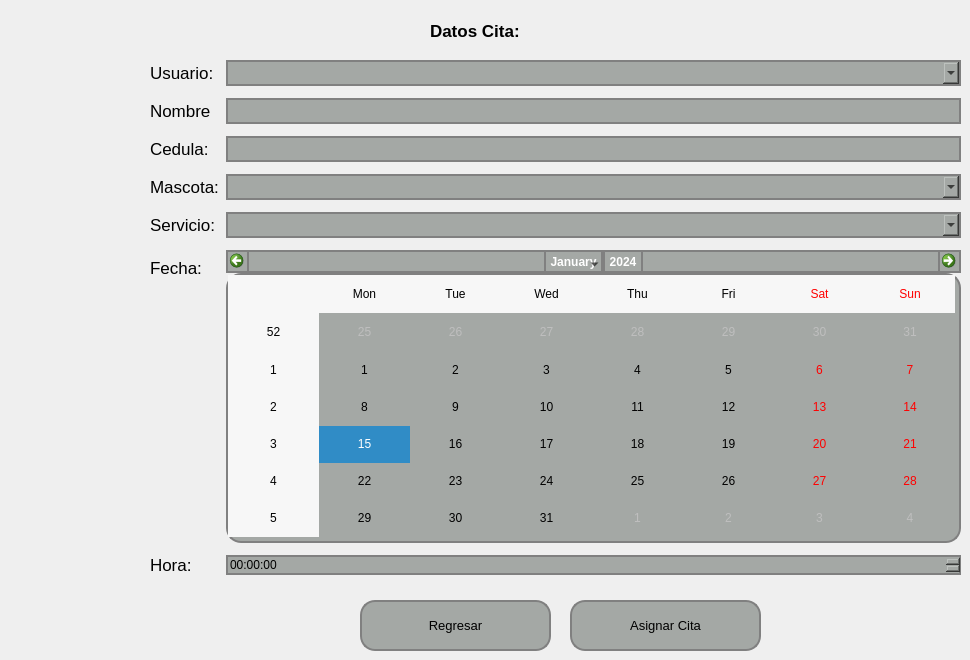
   <widget class="QWidget" name="pageContaduria">
    <widget class="QLabel" name="label_30">
     <property name="geometry">
      <rect>
       <x>430</x>
       <y>10</y>
       <width>171</width>
       <height>41</height>
      </rect>
     </property>
     <property name="font">
      <font>
       <pointsize>13</pointsize>
       <weight>75</weight>
       <bold>true</bold>
      </font>
     </property>
     <property name="text">
      <string>Datos Cita:</string>
     </property>
    </widget>
    <widget class="QPushButton" name="pushButtonRegresarNuevaCita">
     <property name="geometry">
      <rect>
       <x>360</x>
       <y>600</y>
       <width>191</width>
       <height>51</height>
      </rect>
     </property>
     <property name="font">
      <font>
       <pointsize>10</pointsize>
      </font>
     </property>
     <property name="styleSheet">
      <string notr="true">QPushButton {
    background-color: #a4a8a5; /* Color del botón */
    border-radius: 15px;       /* Borde redondeado, ajusta el valor para más curvatura */
    border: 2px solid #808080; /* Opcional: agrega un borde de color gris */
}

QPushButton:hover {
    background-color: #b0b5b0; /* Color al pasar el mouse */
}

QPushButton:pressed {
    background-color: #8f938f; /* Color al hacer clic */
}
</string>
     </property>
     <property name="text">
      <string>Regresar</string>
     </property>
    </widget>
    <widget class="QWidget" name="formLayoutWidget_11">
     <property name="geometry">
      <rect>
       <x>150</x>
       <y>60</y>
       <width>811</width>
       <height>515</height>
      </rect>
     </property>
     <layout class="QFormLayout" name="formLayout_11">
      <property name="sizeConstraint">
       <enum>QLayout::SetDefaultConstraint</enum>
      </property>
      <property name="horizontalSpacing">
       <number>7</number>
      </property>
      <property name="verticalSpacing">
       <number>12</number>
      </property>
      <property name="bottomMargin">
       <number>0</number>
      </property>
      <item row="0" column="0">
       <widget class="QLabel" name="label_115">
        <property name="font">
         <font>
          <pointsize>13</pointsize>
         </font>
        </property>
        <property name="text">
         <string>Usuario:</string>
        </property>
       </widget>
      </item>
      <item row="0" column="1">
       <widget class="QComboBox" name="comboBoxUsuarioCita">
        <property name="font">
         <font>
          <pointsize>13</pointsize>
         </font>
        </property>
        <property name="styleSheet">
         <string notr="true">    background-color: #a4a8a5; /* Color del botón */
    border-radius: 15px;       /* Borde redondeado, ajusta el valor para más curvatura */
    border: 2px solid #808080; /* Opcional: agrega un borde de color gris */</string>
        </property>
       </widget>
      </item>
      <item row="1" column="0">
       <widget class="QLabel" name="label_97">
        <property name="font">
         <font>
          <pointsize>13</pointsize>
         </font>
        </property>
        <property name="text">
         <string>Nombre</string>
        </property>
       </widget>
      </item>
      <item row="1" column="1">
       <widget class="QLineEdit" name="lineEditNombreUsuario">
        <property name="font">
         <font>
          <pointsize>13</pointsize>
         </font>
        </property>
        <property name="styleSheet">
         <string notr="true">    background-color: #a4a8a5; /* Color del botón */
    border-radius: 15px;       /* Borde redondeado, ajusta el valor para más curvatura */
    border: 2px solid #808080; /* Opcional: agrega un borde de color gris */</string>
        </property>
       </widget>
      </item>
      <item row="3" column="0">
       <widget class="QLabel" name="label_110">
        <property name="font">
         <font>
          <pointsize>13</pointsize>
         </font>
        </property>
        <property name="text">
         <string>Mascota:</string>
        </property>
       </widget>
      </item>
      <item row="3" column="1">
       <widget class="QComboBox" name="comboBoxMascota">
        <property name="font">
         <font>
          <pointsize>13</pointsize>
         </font>
        </property>
        <property name="styleSheet">
         <string notr="true">    background-color: #a4a8a5; /* Color del botón */
    border-radius: 15px;       /* Borde redondeado, ajusta el valor para más curvatura */
    border: 2px solid #808080; /* Opcional: agrega un borde de color gris */</string>
        </property>
       </widget>
      </item>
      <item row="2" column="0">
       <widget class="QLabel" name="label_111">
        <property name="font">
         <font>
          <pointsize>13</pointsize>
         </font>
        </property>
        <property name="text">
         <string>Cedula:</string>
        </property>
       </widget>
      </item>
      <item row="2" column="1">
       <widget class="QLineEdit" name="lineEditCedulaUsuario">
        <property name="font">
         <font>
          <pointsize>13</pointsize>
         </font>
        </property>
        <property name="styleSheet">
         <string notr="true">    background-color: #a4a8a5; /* Color del botón */
    border-radius: 15px;       /* Borde redondeado, ajusta el valor para más curvatura */
    border: 2px solid #808080; /* Opcional: agrega un borde de color gris */</string>
        </property>
       </widget>
      </item>
      <item row="5" column="0">
       <widget class="QLabel" name="label_114">
        <property name="font">
         <font>
          <pointsize>13</pointsize>
         </font>
        </property>
        <property name="text">
         <string>Fecha:</string>
        </property>
       </widget>
      </item>
      <item row="5" column="1">
       <widget class="QCalendarWidget" name="calendarWidgetFechaCita">
        <property name="styleSheet">
         <string notr="true">    background-color: #a4a8a5; /* Color del botón */
    border-radius: 15px;       /* Borde redondeado, ajusta el valor para más curvatura */
    border: 2px solid #808080; /* Opcional: agrega un borde de color gris */</string>
        </property>
       </widget>
      </item>
      <item row="6" column="0">
       <widget class="QLabel" name="label_112">
        <property name="font">
         <font>
          <pointsize>13</pointsize>
         </font>
        </property>
        <property name="text">
         <string>Hora:</string>
        </property>
       </widget>
      </item>
      <item row="6" column="1">
       <widget class="QTimeEdit" name="timeEditCita">
        <property name="styleSheet">
         <string notr="true">    background-color: #a4a8a5; /* Color del botón */
    border-radius: 15px;       /* Borde redondeado, ajusta el valor para más curvatura */
    border: 2px solid #808080; /* Opcional: agrega un borde de color gris */</string>
        </property>
       </widget>
      </item>
      <item row="4" column="0">
       <widget class="QLabel" name="label_113">
        <property name="font">
         <font>
          <pointsize>13</pointsize>
         </font>
        </property>
        <property name="text">
         <string>Servicio:</string>
        </property>
       </widget>
      </item>
      <item row="4" column="1">
       <widget class="QComboBox" name="comboBoxServicio">
        <property name="font">
         <font>
          <pointsize>13</pointsize>
         </font>
        </property>
        <property name="styleSheet">
         <string notr="true">    background-color: #a4a8a5; /* Color del botón */
    border-radius: 15px;       /* Borde redondeado, ajusta el valor para más curvatura */
    border: 2px solid #808080; /* Opcional: agrega un borde de color gris */</string>
        </property>
       </widget>
      </item>
     </layout>
    </widget>
    <widget class="QPushButton" name="pushButtonAsignarCita">
     <property name="geometry">
      <rect>
       <x>570</x>
       <y>600</y>
       <width>191</width>
       <height>51</height>
      </rect>
     </property>
     <property name="font">
      <font>
       <pointsize>10</pointsize>
      </font>
     </property>
     <property name="styleSheet">
      <string notr="true">QPushButton {
    background-color: #a4a8a5; /* Color del botón */
    border-radius: 15px;       /* Borde redondeado, ajusta el valor para más curvatura */
    border: 2px solid #808080; /* Opcional: agrega un borde de color gris */
}

QPushButton:hover {
    background-color: #b0b5b0; /* Color al pasar el mouse */
}

QPushButton:pressed {
    background-color: #8f938f; /* Color al hacer clic */
}
</string>
     </property>
     <property name="text">
      <string>Asignar Cita</string>
     </property>
    </widget>
   </widget>
